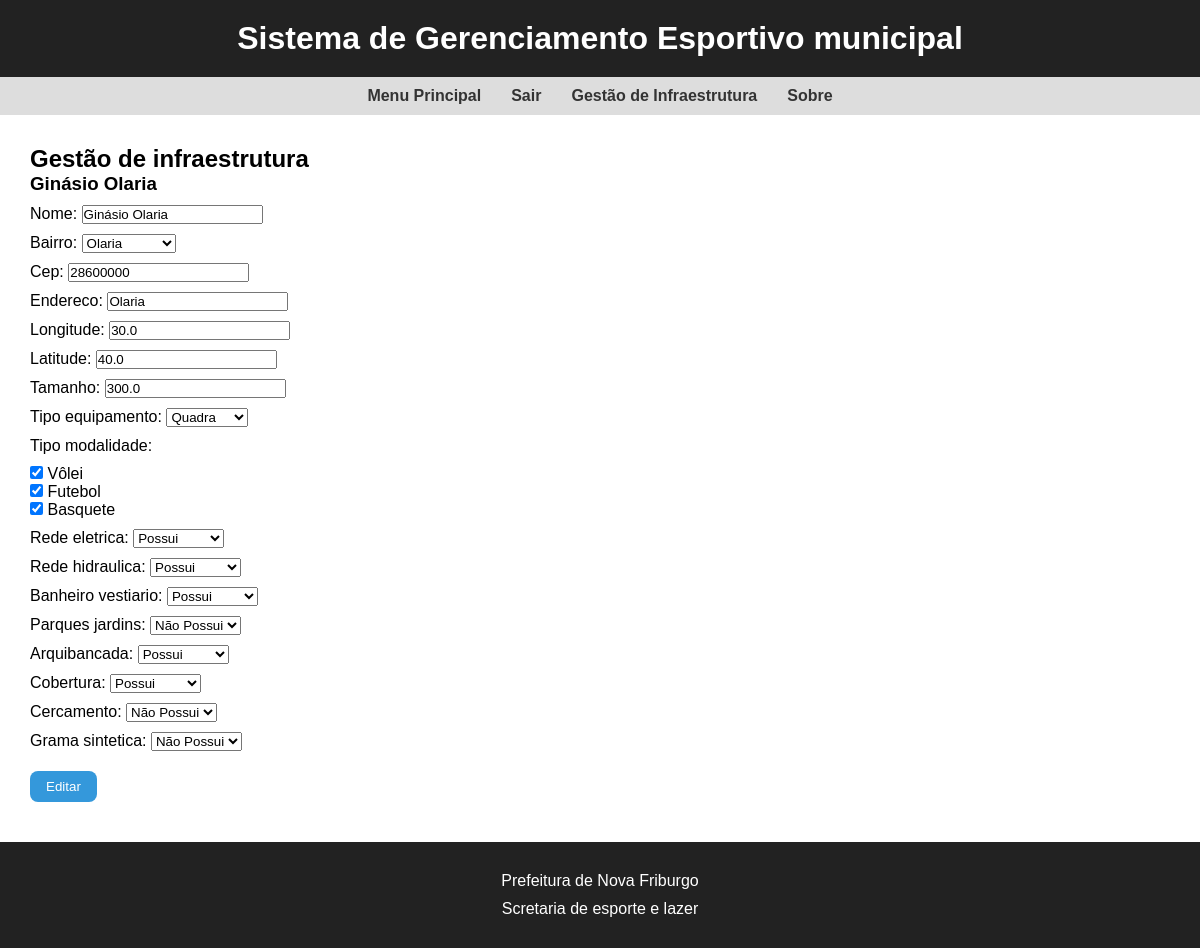
The app's page /gestao/equipamentos/editar/1 (signed in) with its own data.
### equipamentos/models.py (models this page shows, shortened)
class Equipamento(models.Model):
    POSSUI = (
        ('possui', 'Possui'),
        ('npossui', 'Não Possui'),
    )
    CONDICAO = (
        ('pessimo', 'Péssimo'),
        ('ruim', 'Ruim'),
        ('bom', 'Bom'),
        ('otimo', 'Ótimo'),
        ('excelente', 'Excelente'),
    )
    nome = models.CharField(max_length=255)
    bairro = models.ForeignKey(Bairro, on_delete=models.CASCADE)
    cep = models.CharField(max_length=8)
    endereco = models.CharField(max_length=255)
    longitude = models.FloatField()
    latitude = models.FloatField()
    tamanho = models.FloatField()
    tipo_equipamento = models.ForeignKey(TipoEquipamento, on_delete=models.CASCADE)
    tipo_modalidade = models.ManyToManyField(TipoModalidade)
    condicao_equipamento = models.CharField(
        max_length=9,
        choices=CONDICAO
    )
    rede_eletrica = models.CharField(
        max_length=7,
        choices=POSSUI,
    )
    rede_hidraulica = models.CharField(
        max_length=7,
        choices=POSSUI,
    )
    banheiro_vestiario = models.CharField(
        max_length=7,
        choices=POSSUI,
    )
    parques_jardins = models.CharField(
        max_length=7,
        choices=POSSUI,
    )
    arquibancada = models.CharField(
        max_length=7,
        choices=POSSUI,
    )
    cobertura = models.CharField(
        max_length=7,
        choices=POSSUI,
    )
    cercamento = models.CharField(
        max_length=7,
        choices=POSSUI,
    )
    grama_sintetica = models.CharField(
        max_length=7,
        choices=POSSUI,
    )
    foto_aerea = models.ImageField()
    fotos = models.ImageField()

class Bairro(models.Model):
    nome = models.CharField(max_length=100)
    cidade = models.ForeignKey(Cidade, on_delete=models.CASCADE)
    data_cadastro = models.DateTimeField(auto_now_add=True)
    def __str__(self):
        return self.nome

class TipoEquipamento(models.Model):
    nome = models.CharField(max_length=255)
    data_cadastro = models.DateTimeField(auto_now_add=True)
    def __str__(self):
        return self.nome

class TipoModalidade(models.Model):
    nome = models.CharField(max_length=255)
    data_cadastro = models.DateTimeField(auto_now_add=True)
    def __str__(self):
        return self.nome

### equipamentos/views.py (the view)
# urls.py: path('gestao/equipamentos/editar/<int:id>', views.editarEquipamento, name='editar-equipamento'),
@user_passes_test(lambda u: u.tipo == 'gestor_infraestrutura', login_url='/accounts/login/')
@login_required
def editarEquipamento(request, id):
    equipamento = get_object_or_404(Equipamento, pk=id)
    form = FormularioEquipamento(instance=equipamento)
    if request.method == 'POST':
        form = FormularioEquipamento(request.POST, instance=equipamento)
        if form.is_valid():
            equipamento.save()
            return redirect('/gestao/equipamentos/')
    else:
        context = {
            'equipamento':equipamento,
            'form':form
        }
        return render(request, 'gestao/equipamentos/editar.html', context)

### equipamentos/forms.py
class FormularioEquipamento(forms.ModelForm):
    class Meta:
        model = Equipamento
        fields = ['nome', 'bairro', 'cep', 'endereco', 'longitude', 'latitude', 'tamanho', 'tipo_equipamento', 'tipo_modalidade', 'rede_eletrica', 'rede_hidraulica', 'banheiro_vestiario', 'parques_jardins', 'arquibancada', 'cobertura', 'cercamento', 'grama_sintetica']
    tipo_modalidade = forms.ModelMultipleChoiceField(
        queryset=TipoModalidade.objects.all(),
        widget=forms.CheckboxSelectMultiple
    )

### equipamentos/templates/gestao/equipamentos/editar.html (shortened to what this page needs)
{%extends 'gestao.html'%}
{%block main%}
    <h3>{{equipamento.nome}}</h3>
    <form method="POST">
        {{form.as_p}}
        <input type="submit" value="Editar">
    </form>
{%endblock%}

### equipamentos/static/css/style.css (style rules this page uses)
* { margin: 0; padding: 0; box-sizing: border-box; }
body { font-family: Arial, sans-serif; margin: 0; padding: 0; }
button, input[type="submit"] { background-color: #3498db; border: none; color: #fff; padding: 8px 16px; cursor: pointer; border-radius: 8px; margin-top: 10px; margin-bottom: 10px; box-sizing: border-box; }
p { margin-top: 10px; margin-bottom: 10px; }

### records on screen
Equipamento: nome "Ginásio Olaria", bairro "Olaria", cep "28600000", endereco "Olaria", longitude "30.0", latitude "40.0", tamanho "300.0", tipo_equipamento "Quadra", rede_eletrica "Possui", rede_hidraulica "Possui", banheiro_vestiario "Possui", parques_jardins "Não Possui", arquibancada "Possui", cobertura "Possui", cercamento "Não Possui", grama_sintetica "Não Possui"
